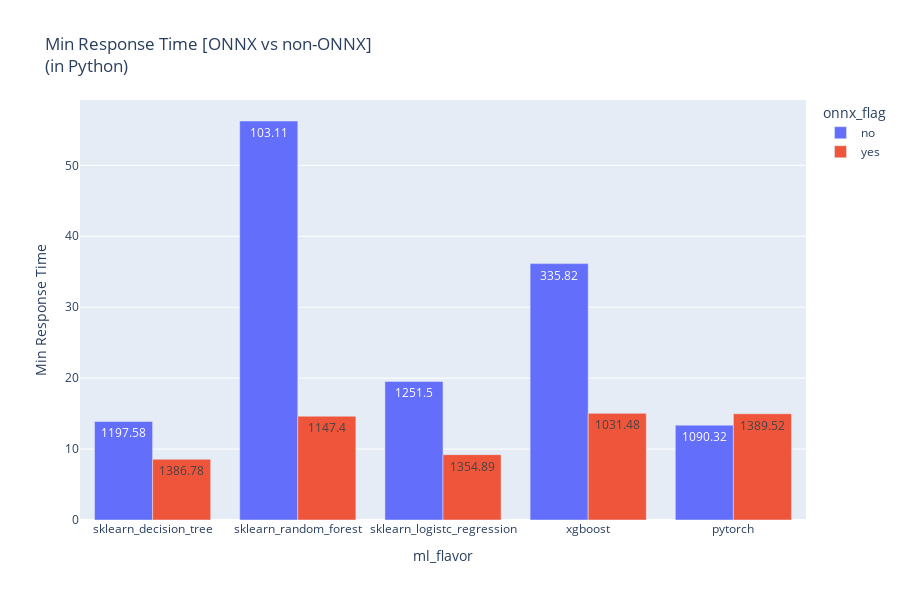

Notebook source saved alongside this figure:
### Code cell
col = 'Min Response Time'

px.bar(
    data_frame=df,
    x='ml_flavor',
    y=col,
    color='onnx_flag',
    barmode='group',
    text='Requests/s',
    height=600,
    title=f'{col} [ONNX vs non-ONNX]<br />(in Python)'
)

### Figure 1 — Plotly figure (JSON) as saved in the notebook; plotly's stock layout.template omitted (floating-point values rounded to 4 significant figures)
{"data": [{"alignmentgroup": "True", "hovertemplate": "onnx_flag=no<br>ml_flavor=%{x}<br>Min Response Time=%{y}<br>Requests/s=%{text}<extra></extra>", "legendgroup": "no", "marker": {"color": "#636efa", "pattern": {"shape": ""}}, "name": "no", "offsetgroup": "no", "orientation": "v", "showlegend": true, "text": [1198.0, 103.1, 1252.0, 335.8, 1090.0], "textposition": "auto", "type": "bar", "x": ["sklearn_decision_tree", "sklearn_random_forest", "sklearn_logistc_regression", "xgboost", "pytorch"], "xaxis": "x", "y": [13.9, 56.25, 19.54, 36.15, 13.37], "yaxis": "y"}, {"alignmentgroup": "True", "hovertemplate": "onnx_flag=yes<br>ml_flavor=%{x}<br>Min Response Time=%{y}<br>Requests/s=%{text}<extra></extra>", "legendgroup": "yes", "marker": {"color": "#EF553B", "pattern": {"shape": ""}}, "name": "yes", "offsetgroup": "yes", "orientation": "v", "showlegend": true, "text": [1387.0, 1390.0, 1147.0, 1031.0, 1355.0], "textposition": "auto", "type": "bar", "x": ["sklearn_decision_tree", "pytorch", "sklearn_random_forest", "xgboost", "sklearn_logistc_regression"], "xaxis": "x", "y": [8.559, 14.98, 14.63, 15.04, 9.21], "yaxis": "y"}], "layout": {"barmode": "group", "height": 600, "legend": {"title": {"text": "onnx_flag"}, "tracegroupgap": 0}, "title": {"text": "Min Response Time [ONNX vs non-ONNX]<br />(in Python)"}, "xaxis": {"anchor": "y", "domain": [0, 1], "title": {"text": "ml_flavor"}}, "yaxis": {"anchor": "x", "domain": [0, 1], "title": {"text": "Min Response Time"}}}}
